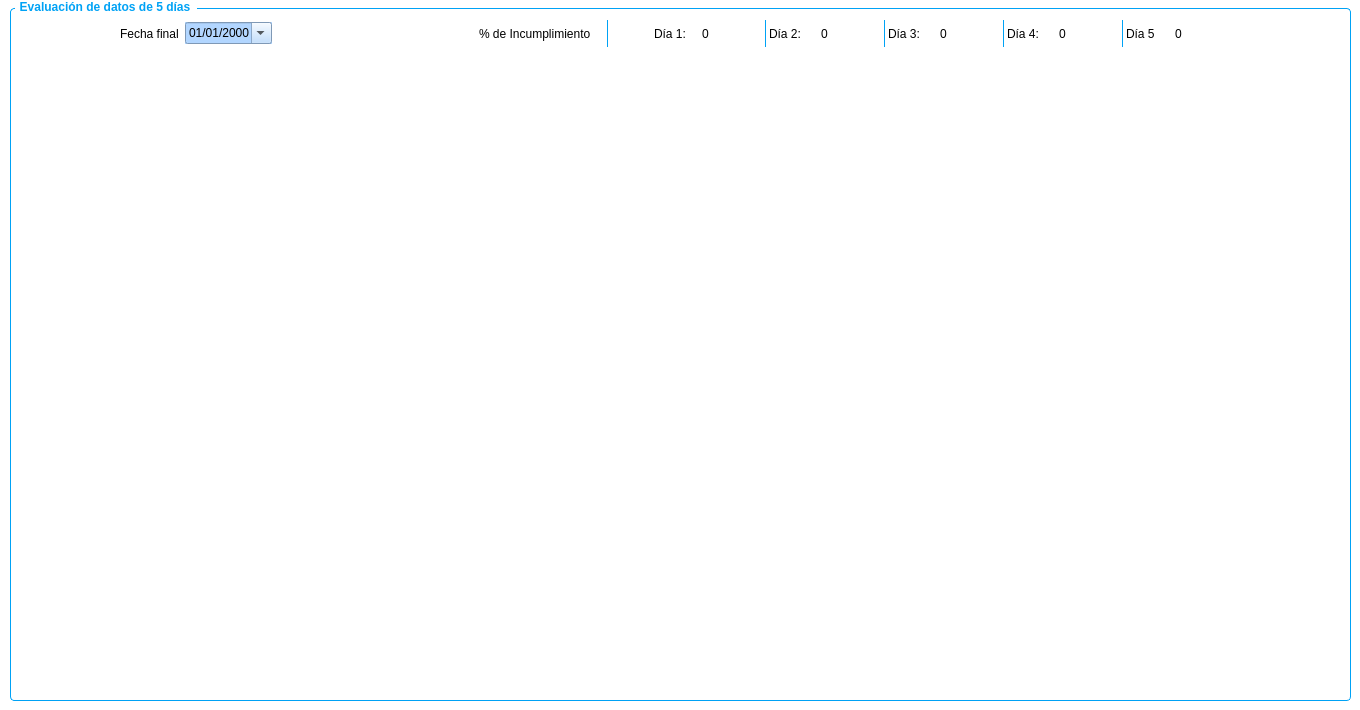
<?xml version="1.0" encoding="UTF-8"?>
<ui version="4.0">
 <class>Dialog</class>
 <widget class="QDialog" name="Dialog">
  <property name="windowModality">
   <enum>Qt::WindowModal</enum>
  </property>
  <property name="geometry">
   <rect>
    <x>0</x>
    <y>0</y>
    <width>1360</width>
    <height>710</height>
   </rect>
  </property>
  <property name="minimumSize">
   <size>
    <width>1360</width>
    <height>710</height>
   </size>
  </property>
  <property name="maximumSize">
   <size>
    <width>1360</width>
    <height>710</height>
   </size>
  </property>
  <property name="windowTitle">
   <string>Reporte Semana</string>
  </property>
  <property name="styleSheet">
   <string notr="true">background-color:white</string>
  </property>
  <widget class="QGroupBox" name="groupBox">
   <property name="geometry">
    <rect>
     <x>10</x>
     <y>0</y>
     <width>1341</width>
     <height>701</height>
    </rect>
   </property>
   <property name="styleSheet">
    <string notr="true">QGroupBox {
  font-weight: bold;
  border: 1px solid #00a2f5;
  border-radius: 4px;
  padding: 4px;
margin-top:8px;
}
QGroupBox::title {
 color:#00a2f5;
  subcontrol-origin: margin;
  subcontrol-position: top left;
  left: 5px;
  padding-left: 3px;
  padding-right: 5px;
  padding-bottom: 16px;
font-weight: bold;
}</string>
   </property>
   <property name="title">
    <string>Evaluación de datos de 5 días</string>
   </property>
   <widget class="QWidget" name="gridLayoutWidget">
    <property name="geometry">
     <rect>
      <x>10</x>
      <y>60</y>
      <width>1321</width>
      <height>631</height>
     </rect>
    </property>
    <layout class="QGridLayout" name="gridLayout"/>
   </widget>
   <widget class="QWidget" name="layoutWidget">
    <property name="geometry">
     <rect>
      <x>110</x>
      <y>20</y>
      <width>1072</width>
      <height>27</height>
     </rect>
    </property>
    <layout class="QHBoxLayout" name="horizontalLayout_2">
     <item>
      <widget class="QLabel" name="label">
       <property name="text">
        <string>Fecha final</string>
       </property>
      </widget>
     </item>
     <item>
      <widget class="QDateEdit" name="dateEdit">
       <property name="autoFillBackground">
        <bool>true</bool>
       </property>
       <property name="styleSheet">
        <string notr="true">background-color: rgb(178, 214, 255);
</string>
       </property>
       <property name="displayFormat">
        <string>dd/MM/yyyy</string>
       </property>
       <property name="calendarPopup">
        <bool>true</bool>
       </property>
      </widget>
     </item>
     <item>
      <spacer name="horizontalSpacer_6">
       <property name="orientation">
        <enum>Qt::Horizontal</enum>
       </property>
       <property name="sizeHint" stdset="0">
        <size>
         <width>40</width>
         <height>20</height>
        </size>
       </property>
      </spacer>
     </item>
     <item>
      <layout class="QHBoxLayout" name="horizontalLayout">
       <item>
        <widget class="QLabel" name="label_2">
         <property name="styleSheet">
          <string notr="true">border: 1px solid transparent;
border-right-color: #00a2f5;</string>
         </property>
         <property name="text">
          <string>% de Incumplimiento    </string>
         </property>
        </widget>
       </item>
       <item>
        <spacer name="horizontalSpacer">
         <property name="orientation">
          <enum>Qt::Horizontal</enum>
         </property>
         <property name="sizeHint" stdset="0">
          <size>
           <width>40</width>
           <height>20</height>
          </size>
         </property>
        </spacer>
       </item>
       <item>
        <widget class="QLabel" name="label_3">
         <property name="text">
          <string>Día 1:</string>
         </property>
        </widget>
       </item>
       <item>
        <widget class="QLabel" name="label_4">
         <property name="styleSheet">
          <string notr="true">padding: 0 10px;</string>
         </property>
         <property name="text">
          <string>0</string>
         </property>
         <property name="alignment">
          <set>Qt::AlignCenter</set>
         </property>
        </widget>
       </item>
       <item>
        <spacer name="horizontalSpacer_2">
         <property name="orientation">
          <enum>Qt::Horizontal</enum>
         </property>
         <property name="sizeHint" stdset="0">
          <size>
           <width>40</width>
           <height>20</height>
          </size>
         </property>
        </spacer>
       </item>
       <item>
        <widget class="QLabel" name="label_6">
         <property name="styleSheet">
          <string notr="true">border: 1px solid transparent;
border-left-color: #00a2f5;</string>
         </property>
         <property name="text">
          <string>Día 2:</string>
         </property>
        </widget>
       </item>
       <item>
        <widget class="QLabel" name="label_5">
         <property name="styleSheet">
          <string notr="true">padding: 0 10px;</string>
         </property>
         <property name="text">
          <string>0</string>
         </property>
         <property name="alignment">
          <set>Qt::AlignCenter</set>
         </property>
        </widget>
       </item>
       <item>
        <spacer name="horizontalSpacer_3">
         <property name="orientation">
          <enum>Qt::Horizontal</enum>
         </property>
         <property name="sizeHint" stdset="0">
          <size>
           <width>40</width>
           <height>20</height>
          </size>
         </property>
        </spacer>
       </item>
       <item>
        <widget class="QLabel" name="label_7">
         <property name="styleSheet">
          <string notr="true">border: 1px solid transparent;
border-left-color: #00a2f5;</string>
         </property>
         <property name="text">
          <string>Día 3:</string>
         </property>
        </widget>
       </item>
       <item>
        <widget class="QLabel" name="label_8">
         <property name="styleSheet">
          <string notr="true">padding: 0 10px;</string>
         </property>
         <property name="text">
          <string>0</string>
         </property>
         <property name="alignment">
          <set>Qt::AlignCenter</set>
         </property>
        </widget>
       </item>
       <item>
        <spacer name="horizontalSpacer_4">
         <property name="orientation">
          <enum>Qt::Horizontal</enum>
         </property>
         <property name="sizeHint" stdset="0">
          <size>
           <width>40</width>
           <height>20</height>
          </size>
         </property>
        </spacer>
       </item>
       <item>
        <widget class="QLabel" name="label_9">
         <property name="styleSheet">
          <string notr="true">border: 1px solid transparent;
border-left-color: #00a2f5;</string>
         </property>
         <property name="text">
          <string>Día 4:</string>
         </property>
        </widget>
       </item>
       <item>
        <widget class="QLabel" name="label_10">
         <property name="styleSheet">
          <string notr="true">padding: 0 10px;</string>
         </property>
         <property name="text">
          <string>0</string>
         </property>
         <property name="alignment">
          <set>Qt::AlignCenter</set>
         </property>
        </widget>
       </item>
       <item>
        <spacer name="horizontalSpacer_5">
         <property name="orientation">
          <enum>Qt::Horizontal</enum>
         </property>
         <property name="sizeHint" stdset="0">
          <size>
           <width>40</width>
           <height>20</height>
          </size>
         </property>
        </spacer>
       </item>
       <item>
        <widget class="QLabel" name="label_11">
         <property name="styleSheet">
          <string notr="true">border: 1px solid transparent;
border-left-color: #00a2f5;</string>
         </property>
         <property name="text">
          <string>Día 5</string>
         </property>
        </widget>
       </item>
       <item>
        <widget class="QLabel" name="label_12">
         <property name="styleSheet">
          <string notr="true">padding: 0 10px;</string>
         </property>
         <property name="text">
          <string>0</string>
         </property>
         <property name="alignment">
          <set>Qt::AlignCenter</set>
         </property>
        </widget>
       </item>
      </layout>
     </item>
    </layout>
   </widget>
  </widget>
 </widget>
 <resources/>
 <connections/>
</ui>
